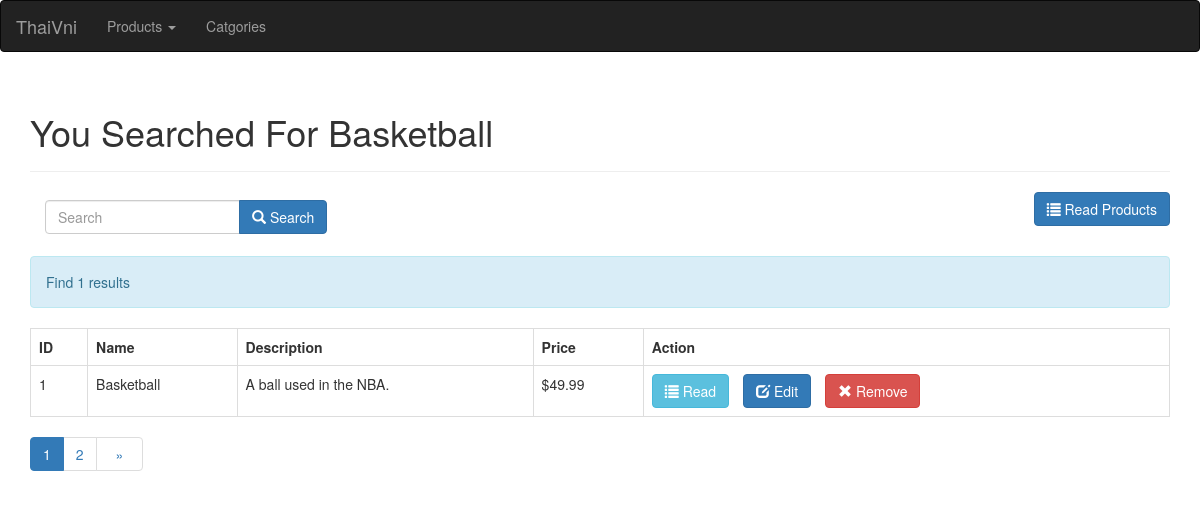
Page /product/search.php?key=Basketball on the committed database.
### tables this page shows
CREATE TABLE `products` (
  `id` int(11) NOT NULL,
  `name` varchar(128) NOT NULL,
  `description` text NOT NULL,
  `price` double NOT NULL,
  `image` text,
  `category_id` int(11) NOT NULL,
  `created` datetime NOT NULL,
  `modified` timestamp NOT NULL DEFAULT CURRENT_TIMESTAMP ON UPDATE CURRENT_TIMESTAMP
);

### product/search.php (the view, shortened to what this page needs)
<?php
    include '../config/database.php';
    include_once "../display_html.php";
     $page = isset($_GET['page']) ? $_GET['page'] : 1;
     $records_per_page = 5;
     $from_record_num = ($records_per_page * $page) - $records_per_page;
    if($_GET['key']){
       $query = "SELECT * FROM products  WHERE name LIKE :key1 OR description LIKE :key2  ORDER BY id DESC
           LIMIT :from_record_num, :records_per_page";
       $stmt = $conn->prepare($query);
       $keywords=htmlspecialchars(strip_tags($_GET['key']));
       $keywords = "%{$keywords}%";
       $stmt->bindParam(":key1", $keywords);
       $stmt->bindParam(":key2", $keywords);
       $stmt->bindParam(":from_record_num", $from_record_num, PDO::PARAM_INT);
       $stmt->bindParam(":records_per_page", $records_per_page, PDO::PARAM_INT);
       $stmt->execute();
        $num = $stmt->rowCount();
        echo "<a href='index.php' class='btn btn-primary pull-right m-b-1em'><span class='glyphicon glyphicon-list'></span> Read Products</a>";
         echo "<div class='clearfix'></div>";
        if($num>0){
            echo "<div class='alert alert-info'>Find $num results</div>";
            echo "<table class='table table-hover table-responsive table-bordered'>";
                echo "<tr>";
                    echo "<th>ID</th>";
                    echo "<th>Name</th>";
                    echo "<th>Description</th>";
                    echo "<th>Price</th>";
                    echo "<th>Action</th>";
                echo "</tr>";
                while ($row = $stmt->fetch(PDO::FETCH_ASSOC)){
                    extract($row);
                    echo "<tr>";
                        echo "<td>{$id}</td>";
                        echo "<td>{$name}</td>";
                        echo "<td>{$description}</td>";
                        echo "<td>&#36;{$price}</td>";
                        echo "<td>";
                            echo "<a href='read_one.php?id={$id}' class='btn btn-info m-r-1em'><span class='glyphicon glyphicon-list'></span> Read </a>";
                            echo "<a href='update.php?id={$id}' class='btn btn-primary m-r-1em'><span class='glyphicon glyphicon-edit'></span> Edit </a>";
                            echo "<a href='#' onclick='delete_user({$id});'  class='btn btn-danger'><span class='glyphicon glyphicon-remove'></span> Remove</a>";
                        echo "</td>";
                    echo "</tr>";
                }
            echo "</table>";
             include_once "paging.php";
        }
        else{
            echo "<div class='alert alert-danger'>No records found.</div>";
        }
    }
?>

### display_html.php (style rules this page uses)
.m-r-1em { margin-right:1em; }
.m-b-1em { margin-bottom:1em; }

### rows in the picture
products: id "1", name "Basketball", description "A ball used in the NBA.", price "49.99"

### other values in the picture
$title "You Searched For Basketball"
$num "1"
